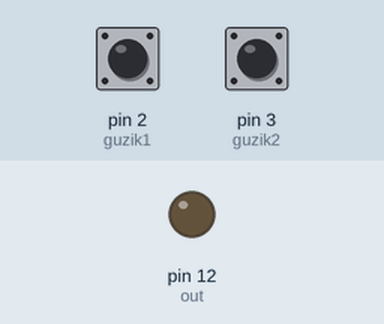
The sketch below on a simulated Arduino Uno, built with avr-gcc and run on an emulated ATmega328P. Shown: output pins drawn as LEDs (lit = HIGH). The inputs (shaded band) are chosen by the test bench; at power-on: pin 2 (guzik1) HIGH, pin 3 (guzik2) HIGH. What the sketch prints to the serial monitor is not drawn.

Above: at 1.2 s.
1.3 s: pin 2 (guzik1) pulled LOW for 1 s
At 2.8 s:
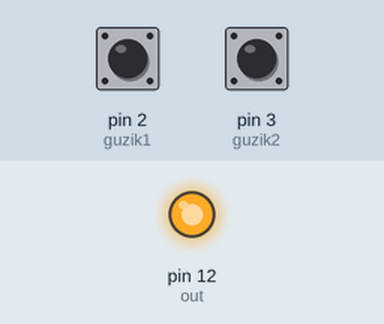
3.8 s: pin 3 (guzik2) pulled LOW for 1 s
At 5.5 s:
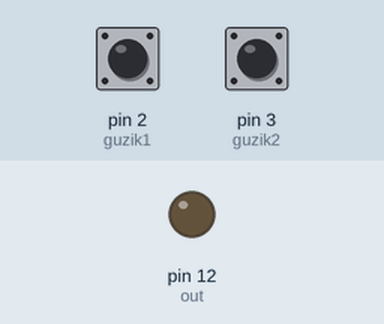
6.3 s: pin 2 (guzik1) pulled LOW for 3.2 s
At 7.7 s:
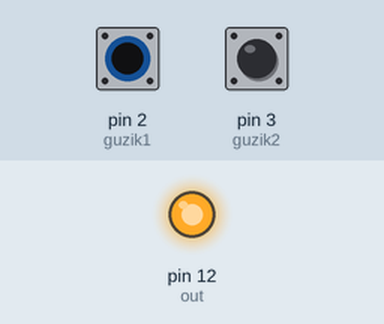
Timing chart, 0 to 9.3 s (numbered marks = the images above; inputs shaded):
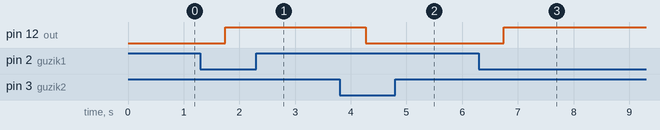

Measured:
- after the input at 1.3 s, pin 12 (out): LOW → HIGH after 0.44 s
- after the input at 3.8 s, pin 12 (out): HIGH → LOW after 0.47 s
- after the input at 6.3 s, pin 12 (out): LOW → HIGH after 0.44 s

The sketch:

digibutton_pwm2.ino
```cpp
const int guzik1 = 2;
const int guzik2 = 3;
const int out = 12;
int liczba = 0;
int lastButtonState = HIGH;
int lastButton2State = HIGH;


void setup() {
  pinMode(guzik1, INPUT_PULLUP);
  pinMode(guzik2, INPUT_PULLUP);
  pinMode(out, OUTPUT);
    Serial.begin(9600);

}

void loop() {
  int reading = digitalRead(guzik1);
  int reading2 = digitalRead(guzik2);
  int pwm = map(liczba, 51, 0, 255, 0);
  analogWrite(out, pwm);
  Serial.println(pwm);
if (reading != lastButtonState) {
    delay(400);}
if (digitalRead(guzik1) == LOW) {
  if (liczba <= 50) {liczba++;} }
if (reading2 != lastButton2State) {
    delay(400);}
if (digitalRead(guzik2) == LOW) {
  if (liczba >= 1) {liczba--;}}
lastButtonState = reading;
lastButton2State = reading2;
}
```
